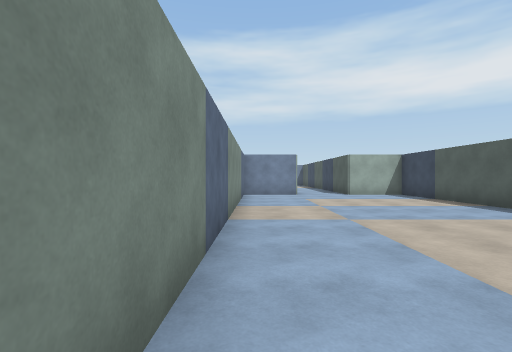
[1] (above)

18 first-person views from a walk through a scene from a Unity 3-D project. The camera is 1.4 m above the floor, looks level and sees 85° across. The floor is counted in squares, 2 m on a side. Each view is taken from the middle of a square. On the plan, view 1 faces up. The plan holds only what a view shows up to about 9 squares ahead; the rest is blank. The place goes on beyond the plan.

[2]
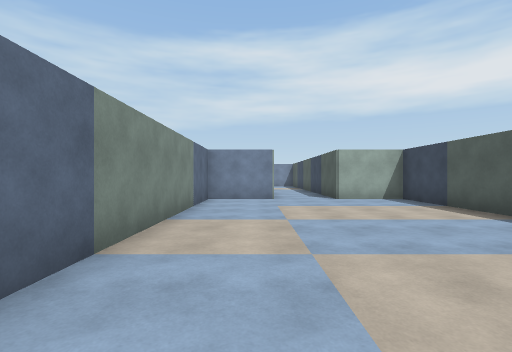

[3]
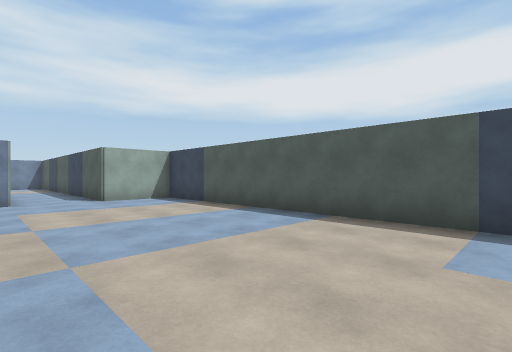

[4]
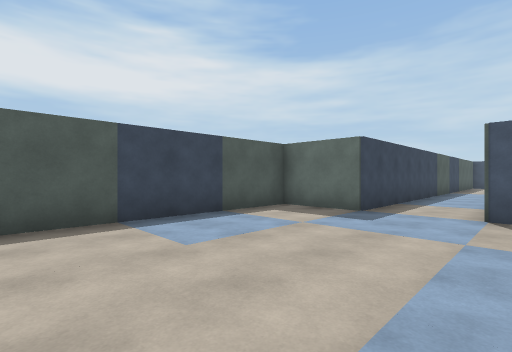

[5]
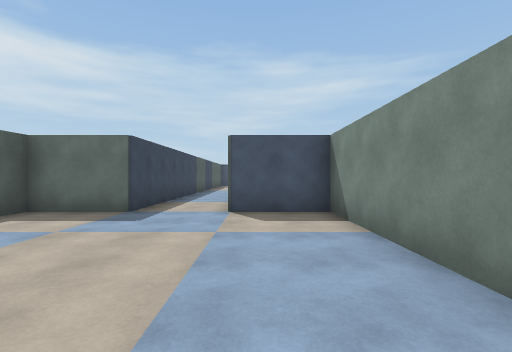

[6]
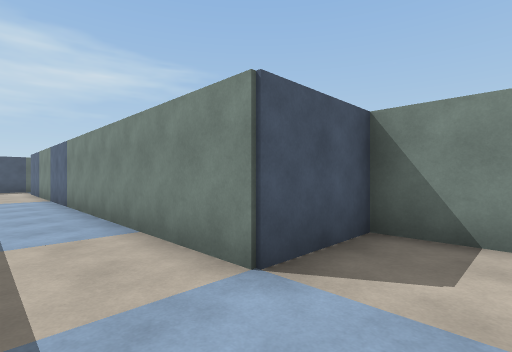

[7]
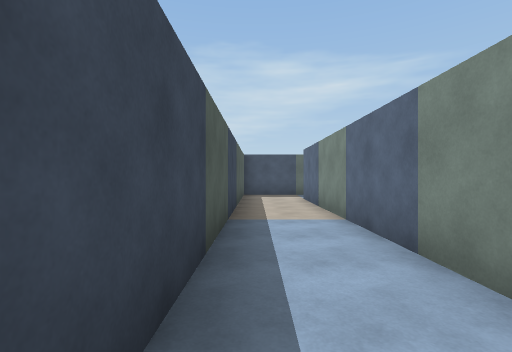

[8]
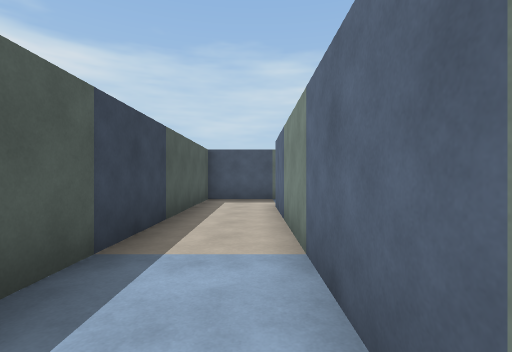

[9]
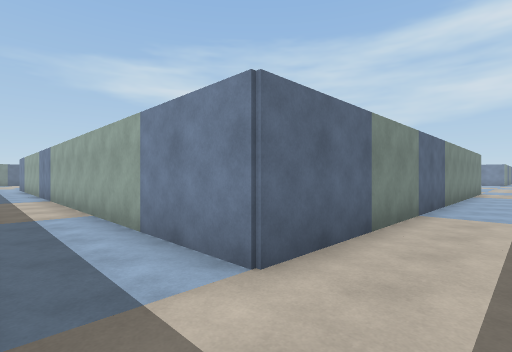

[10]
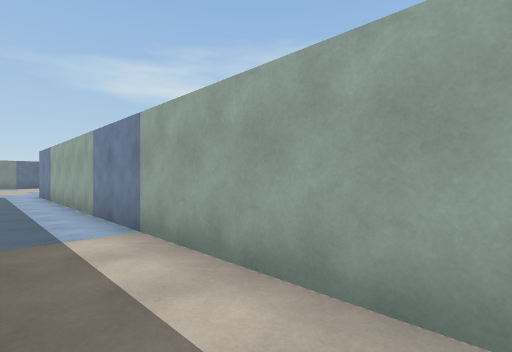

[11]
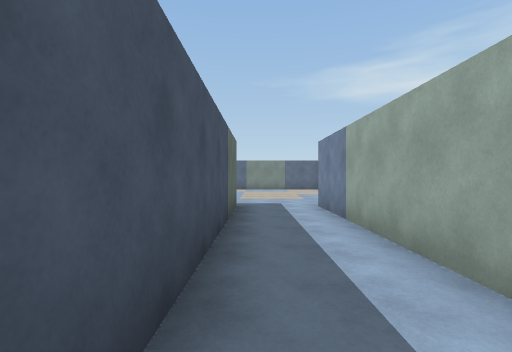

[12]
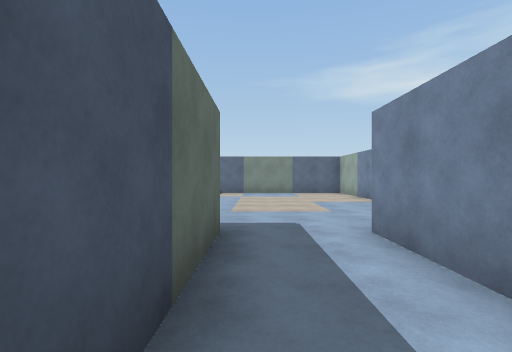

[13]
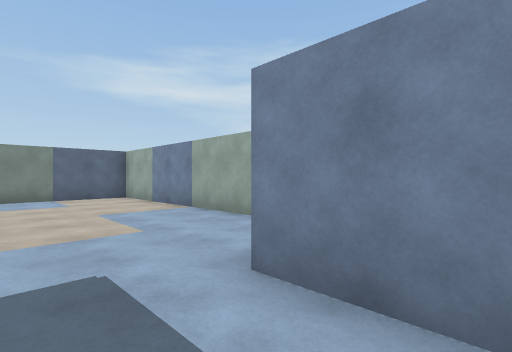

[14]
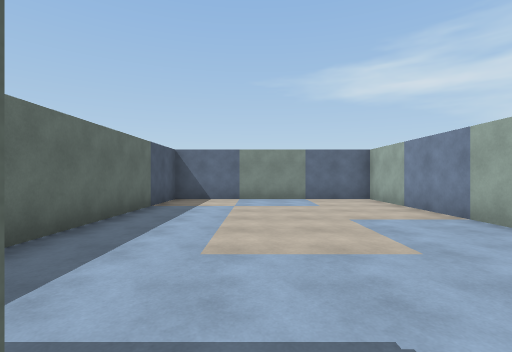

[15]
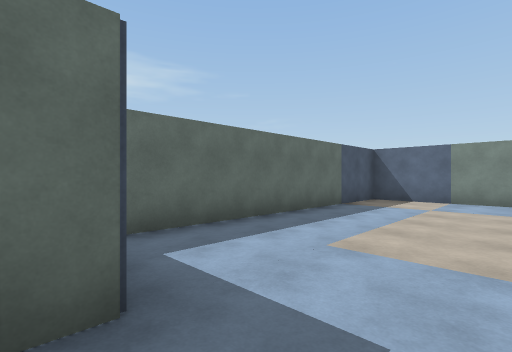

[16]
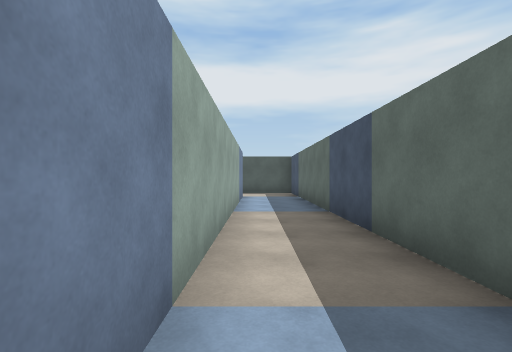

[17]
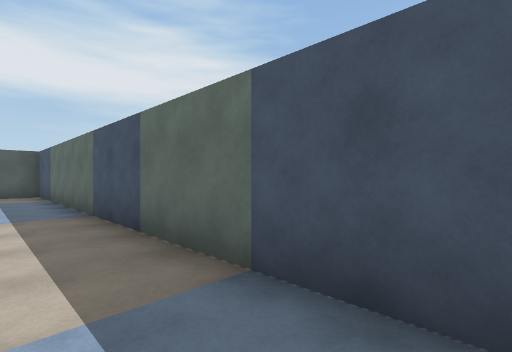

[18]
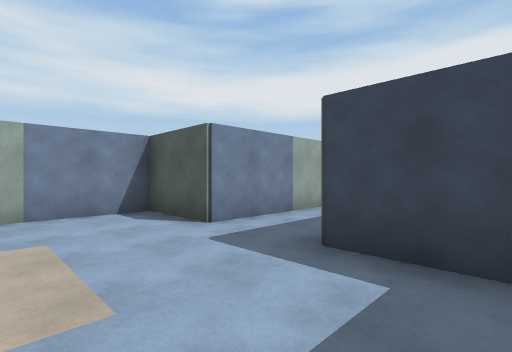

### Floor plan
Points are (right, up) in squares from view 1. A wall is a line through its corners. A room is listed if a view was taken in it or the views show most of it. See-through windows are left out.
Room 1 (views 1, 2, 3, 4, 5, 6, 7, 8, 9)
walls: (1.6, 10.4) (-0.4, 10.4) (-0.4, -1.4) (1.5, -1.4) (1.5, -13.5); (1.4, -15.5) (3.4, -15.5) (3.4, -1.4) (5.5, -1.4) (5.5, 10.4) (3.4, 10.4) (3.4, 12.2)
ways out: opening at (2, -14.5) to room 2
Room 2 (views 10, 11, 12, 13, 14, 15, 16, 17, 18)
walls: (-14.5, -17) (-14.5, -15.5) (1.4, -15.5); (1.5, -13.5) (-14.5, -13.5) (-14.5, -11.5) (-22.5, -11.5) (-22.5, -17.4) (-15.2, -17.4)
ways out: opening at (2, -14.5) to room 1

Positions as (right, up) in squares from view 1, and headings:
1: (0, 0), facing up
2: (1, 2), facing up
3: (1, 2), facing up-right
4: (1, 4), facing down-right
5: (1, 4), facing down
6: (3, 0), facing down-left
7: (3, -5), facing down
8: (2, -7), facing down
9: (3, -15), facing up-left
10: (-3, -15), facing up-left
11: (-8, -15), facing left
12: (-11, -15), facing left
13: (-13, -15), facing up-left
14: (-14, -15), facing left
15: (-14, -14), facing down-left
16: (-8, -14), facing right
17: (-8, -14), facing down-right
18: (-17, -17), facing up-right
